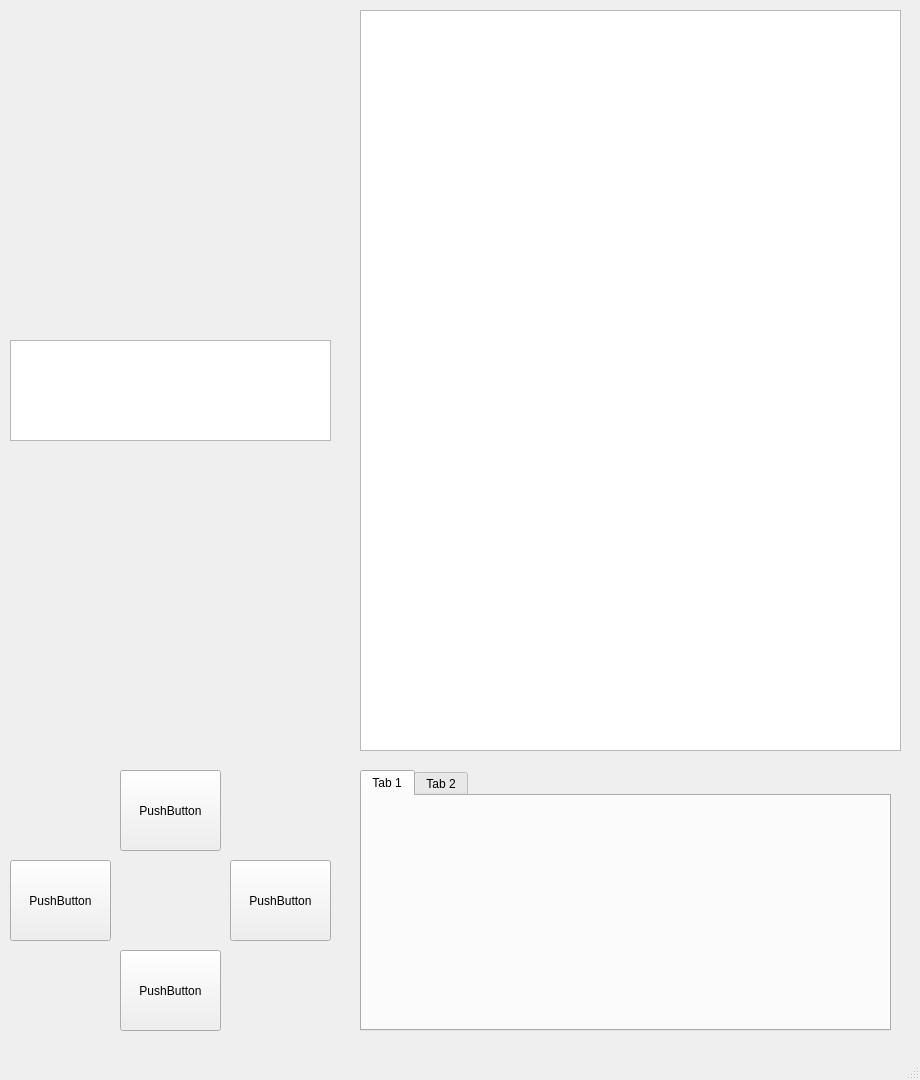
<?xml version="1.0" encoding="UTF-8"?>
<ui version="4.0">
 <class>MainWindow</class>
 <widget class="QMainWindow" name="MainWindow">
  <property name="geometry">
   <rect>
    <x>0</x>
    <y>0</y>
    <width>920</width>
    <height>1080</height>
   </rect>
  </property>
  <property name="windowTitle">
   <string>MainWindow</string>
  </property>
  <widget class="QWidget" name="centralwidget">
   <widget class="QTextBrowser" name="textBrowser">
    <property name="geometry">
     <rect>
      <x>10</x>
      <y>340</y>
      <width>321</width>
      <height>101</height>
     </rect>
    </property>
   </widget>
   <widget class="QTextBrowser" name="textBrowser_2">
    <property name="geometry">
     <rect>
      <x>360</x>
      <y>10</y>
      <width>541</width>
      <height>741</height>
     </rect>
    </property>
    <property name="markdown">
     <string/>
    </property>
    <property name="html">
     <string>&lt;!DOCTYPE HTML PUBLIC &quot;-//W3C//DTD HTML 4.0//EN&quot; &quot;http://www.w3.org/TR/REC-html40/strict.dtd&quot;&gt;
&lt;html&gt;&lt;head&gt;&lt;meta name=&quot;qrichtext&quot; content=&quot;1&quot; /&gt;&lt;style type=&quot;text/css&quot;&gt;
p, li { white-space: pre-wrap; }
&lt;/style&gt;&lt;/head&gt;&lt;body style=&quot; font-family:'MS Shell Dlg 2'; font-size:8.25pt; font-weight:400; font-style:normal;&quot;&gt;
&lt;p style=&quot;-qt-paragraph-type:empty; margin-top:0px; margin-bottom:0px; margin-left:0px; margin-right:0px; -qt-block-indent:0; text-indent:0px;&quot;&gt;&lt;br /&gt;&lt;/p&gt;&lt;/body&gt;&lt;/html&gt;</string>
    </property>
   </widget>
   <widget class="QPushButton" name="pushButton">
    <property name="geometry">
     <rect>
      <x>10</x>
      <y>860</y>
      <width>101</width>
      <height>81</height>
     </rect>
    </property>
    <property name="text">
     <string>PushButton</string>
    </property>
   </widget>
   <widget class="QPushButton" name="pushButton_2">
    <property name="geometry">
     <rect>
      <x>120</x>
      <y>950</y>
      <width>101</width>
      <height>81</height>
     </rect>
    </property>
    <property name="text">
     <string>PushButton</string>
    </property>
   </widget>
   <widget class="QPushButton" name="pushButton_3">
    <property name="geometry">
     <rect>
      <x>120</x>
      <y>770</y>
      <width>101</width>
      <height>81</height>
     </rect>
    </property>
    <property name="text">
     <string>PushButton</string>
    </property>
   </widget>
   <widget class="QPushButton" name="pushButton_4">
    <property name="geometry">
     <rect>
      <x>230</x>
      <y>860</y>
      <width>101</width>
      <height>81</height>
     </rect>
    </property>
    <property name="text">
     <string>PushButton</string>
    </property>
   </widget>
   <widget class="QTabWidget" name="tabWidget">
    <property name="geometry">
     <rect>
      <x>360</x>
      <y>770</y>
      <width>531</width>
      <height>261</height>
     </rect>
    </property>
    <property name="currentIndex">
     <number>0</number>
    </property>
    <widget class="QWidget" name="tab">
     <attribute name="title">
      <string>Tab 1</string>
     </attribute>
     <widget class="QLabel" name="label_3">
      <property name="geometry">
       <rect>
        <x>10</x>
        <y>10</y>
        <width>61</width>
        <height>51</height>
       </rect>
      </property>
      <property name="text">
       <string/>
      </property>
      <property name="pixmap">
       <pixmap>../../Downloads/Pill-Bottle-2.png</pixmap>
      </property>
      <property name="scaledContents">
       <bool>true</bool>
      </property>
     </widget>
     <widget class="QLabel" name="label_4">
      <property name="geometry">
       <rect>
        <x>10</x>
        <y>90</y>
        <width>61</width>
        <height>51</height>
       </rect>
      </property>
      <property name="text">
       <string/>
      </property>
      <property name="pixmap">
       <pixmap>../../Downloads/bloodstain.png</pixmap>
      </property>
      <property name="scaledContents">
       <bool>true</bool>
      </property>
     </widget>
     <widget class="QLabel" name="label_5">
      <property name="geometry">
       <rect>
        <x>10</x>
        <y>170</y>
        <width>61</width>
        <height>41</height>
       </rect>
      </property>
      <property name="text">
       <string/>
      </property>
      <property name="pixmap">
       <pixmap>../../Downloads/fingerprint_PNG56.png</pixmap>
      </property>
      <property name="scaledContents">
       <bool>true</bool>
      </property>
     </widget>
    </widget>
    <widget class="QWidget" name="tab_2">
     <attribute name="title">
      <string>Tab 2</string>
     </attribute>
    </widget>
   </widget>
   <widget class="QLabel" name="label">
    <property name="geometry">
     <rect>
      <x>10</x>
      <y>10</y>
      <width>321</width>
      <height>311</height>
     </rect>
    </property>
    <property name="text">
     <string/>
    </property>
    <property name="pixmap">
     <pixmap>../4_game/Teran Greyhelm.png</pixmap>
    </property>
    <property name="scaledContents">
     <bool>true</bool>
    </property>
   </widget>
   <widget class="QLabel" name="label_2">
    <property name="geometry">
     <rect>
      <x>16</x>
      <y>462</y>
      <width>311</width>
      <height>281</height>
     </rect>
    </property>
    <property name="text">
     <string/>
    </property>
    <property name="pixmap">
     <pixmap>../../Downloads/map.png</pixmap>
    </property>
    <property name="scaledContents">
     <bool>true</bool>
    </property>
   </widget>
  </widget>
  <widget class="QMenuBar" name="menubar">
   <property name="geometry">
    <rect>
     <x>0</x>
     <y>0</y>
     <width>920</width>
     <height>21</height>
    </rect>
   </property>
  </widget>
  <widget class="QStatusBar" name="statusbar"/>
 </widget>
 <resources/>
 <connections/>
</ui>
